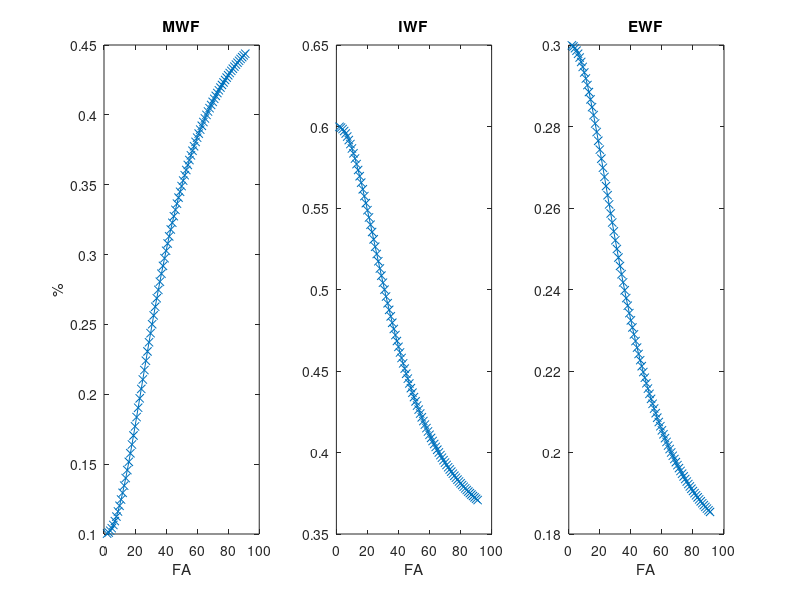

This figure's MATLAB source:
Amy = 0.1;
Aex = 0.3;
Aax = 0.6;

t1my = 118e-3;
t1ax = 1;
t1ex = 1;

tr = 46e-3;

fa_r = [0:90];

E1my = exp(-tr./t1my);
E1ax = exp(-tr./t1ax);
E1ex = exp(-tr./t1ex);
for kfa = 1:length(fa_r)
    fa = fa_r(kfa);

smw(kfa) = (Amy.*(1-E1my).*sind(fa))./(1-E1my.*cosd(fa));
siw(kfa) = (Aax.*(1-E1ax).*sind(fa))./(1-E1ax.*cosd(fa));
sew(kfa) = (Aex.*(1-E1ex).*sind(fa))./(1-E1ex.*cosd(fa));
end
subplot(131);plot(smw./(smw+siw+sew),'x-');title('MWF');xlabel('FA');ylabel('%');
subplot(132);plot(siw./(smw+siw+sew),'x-');title('IWF');xlabel('FA');
subplot(133);plot(sew./(smw+siw+sew),'x-');title('EWF');xlabel('FA');

% export_fig theorectical_water_fraction -png -r300

%%

